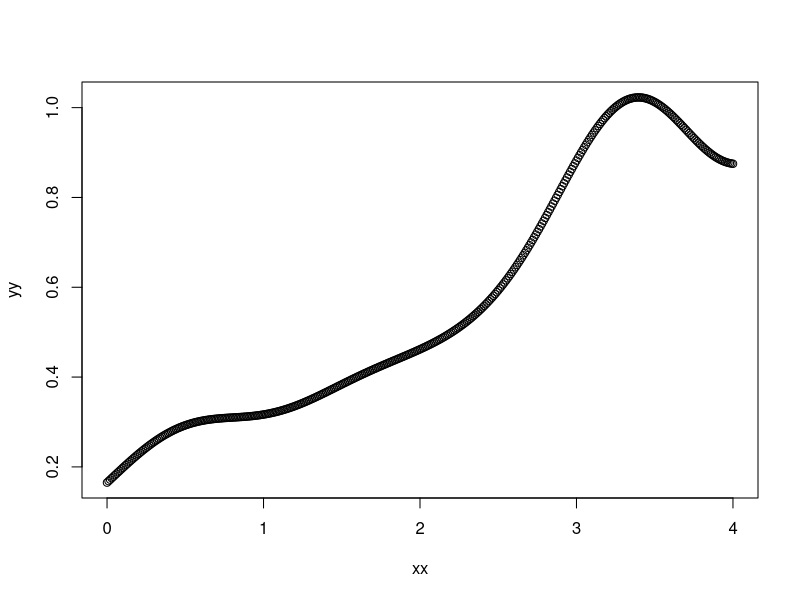

Source code (R):
rm(list=ls())

beta0 = 0.5
N=50   
h=(3*N)^(-1/6)
b=(3*N)^(-1/6)

inversion_gen<-function(n,Z){
  temp = runif(n)
  x = (-1+sqrt(1-40*log(1-temp)/exp(beta0*Z)))/2
}

newdata0 = inversion_gen(N,0)  # 0-8
newdata1 = inversion_gen(N,1)  # 0-6
newdata2 = inversion_gen(N,2)  # 0-4
alltime = c(newdata0,newdata1,newdata2)

Z= c(rep(0,N),rep(1,N),rep(2,N))

condition_hazard <- function(alltime,Z){

k <- function(x)  {1/sqrt(2*pi) * exp(-(x^2)/2)}

w0 = rep(0,length(Z))
for (i in 1:length(Z)){
  w0[i] = k(-Z[i]/h)/h
}

wstar0 = rep(0,length(Z))
for (i in 1:length(Z)){
  wstar0[i] = w0[i]*(sum(w0*Z^2)-Z[i]*sum(w0*Z))
}

kb <-function(x){k(x/b)/b}

rhat<-function(y){
  sum(wstar0*kb(y-alltime))/sum(wstar0)
}

capK <- function(y){
  integrate(k,-Inf,y)$value
}

Kb <-function(y){capK(y/b)}

Hhat <-function(y){
  s= 0
  for (i in 1:length(wstar0)){
    s=s+wstar0[i]*Kb(alltime[i]-y)
    }
  s/sum(wstar0)
}

hazhat <- function(y){
 rhat(y)/Hhat(y) 
}
hazhat
}

hazestimate = condition_hazard(alltime,Z)


xx= seq(0,4,0.01)
yy= rep(0,length(xx))
for (i in 1:length(xx)){
  yy[i]=hazestimate(xx[i])  
}


plot(xx,yy)

